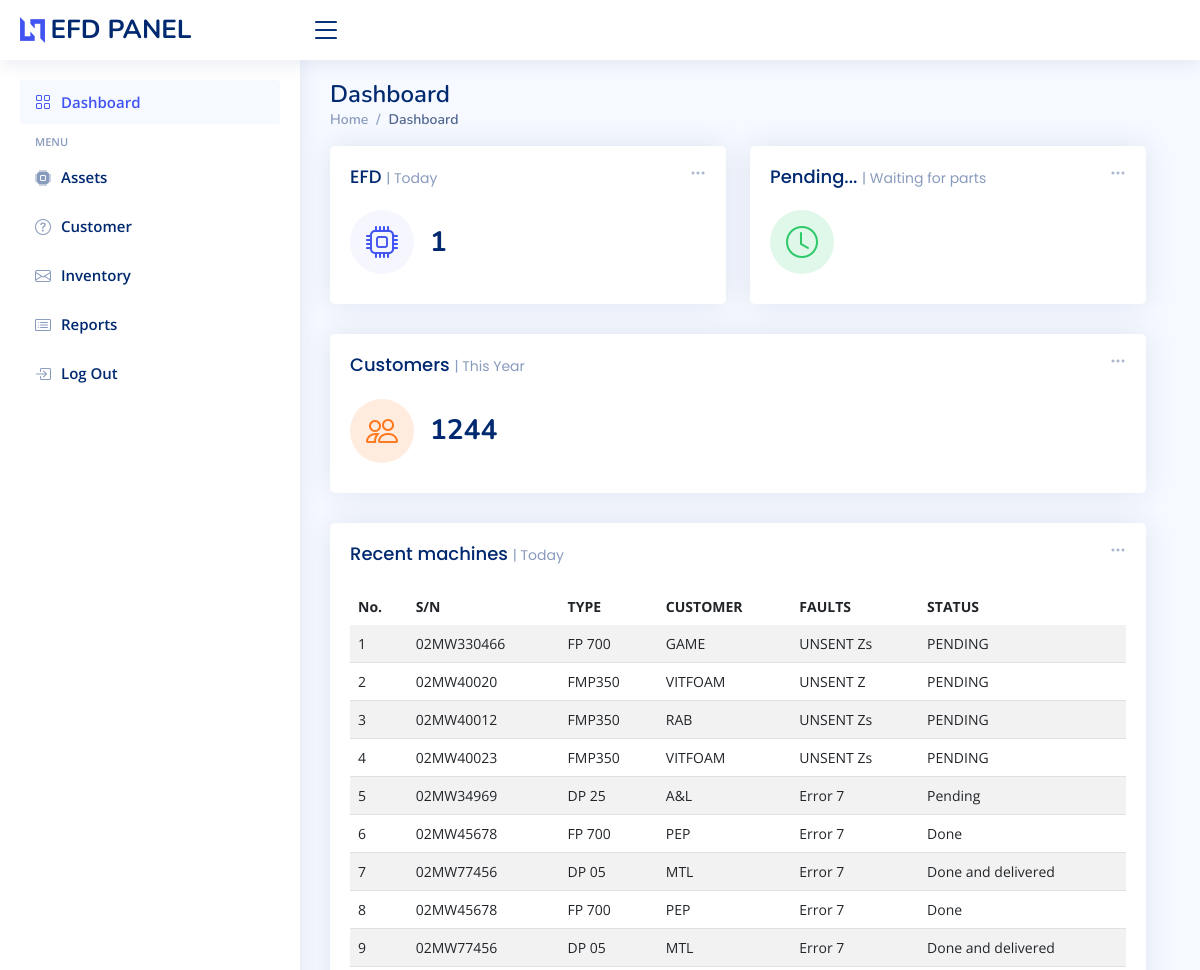
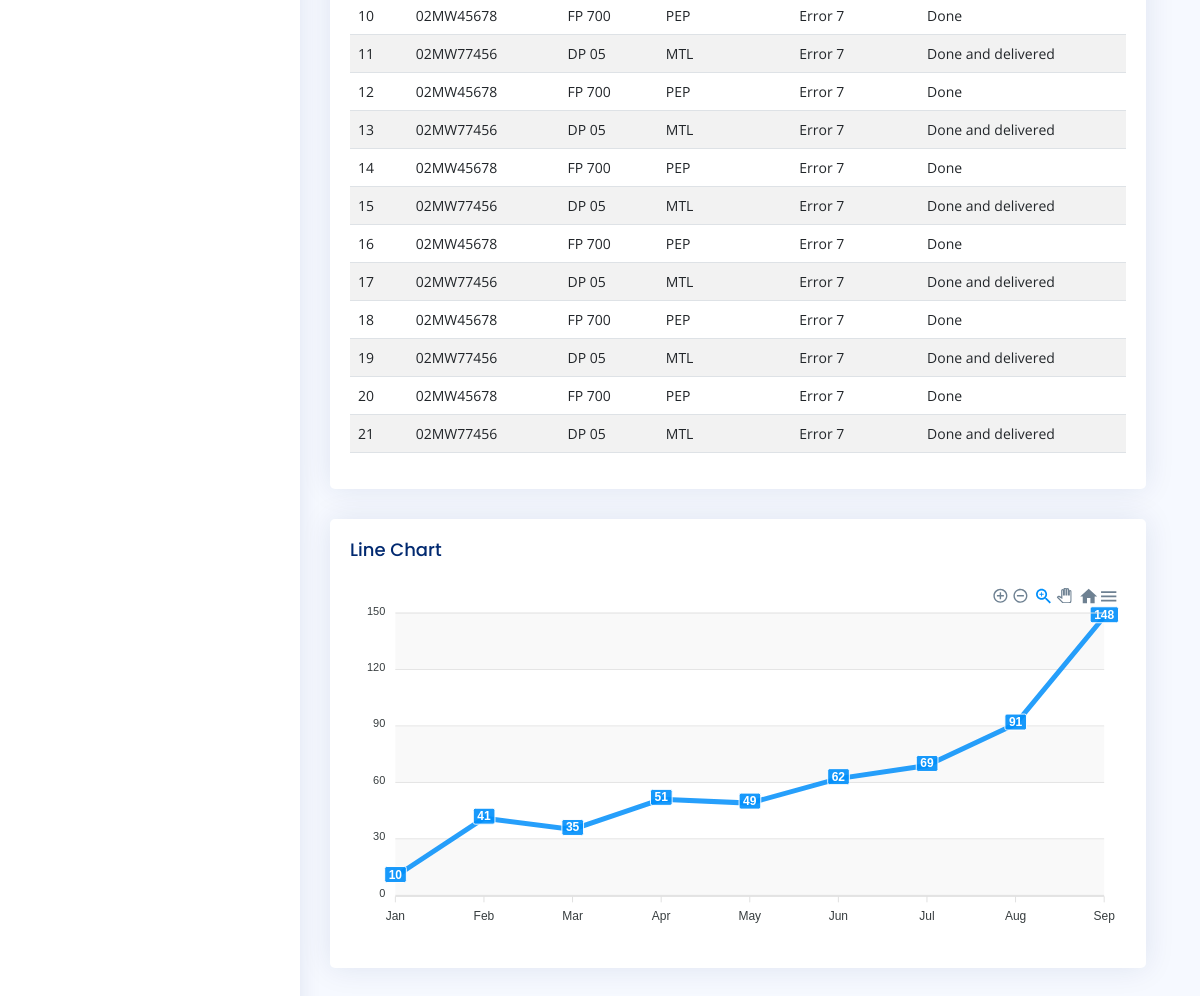
The page /dashboard.php (signed in) on the database its author committed (2 pictures, top to bottom).
### tables this page shows
CREATE TABLE IF NOT EXISTS `efdassets` (
  `id` int NOT NULL AUTO_INCREMENT,
  `s_n` varchar(500) DEFAULT NULL,
  `type` varchar(500) DEFAULT NULL,
  `customer` varchar(500) DEFAULT NULL,
  `Fault` varchar(200) DEFAULT NULL,
  `description` text,
  `status` varchar(255) DEFAULT NULL,
  `Date` datetime DEFAULT NULL ON UPDATE CURRENT_TIMESTAMP,
  PRIMARY KEY (`id`)
);

### dashboard.php (the view, shortened to what this page needs)
<?php
include('includes/config.php');
?>
<!DOCTYPE html>
<html lang="en">
<head>
  <link href="assets/vendor/bootstrap/css/bootstrap.min.css" rel="stylesheet">
  <link href="assets/vendor/bootstrap-icons/bootstrap-icons.css" rel="stylesheet">
  <link href="assets/vendor/boxicons/css/boxicons.min.css" rel="stylesheet">
  <link href="assets/vendor/quill/quill.snow.css" rel="stylesheet">
  <link href="assets/vendor/quill/quill.bubble.css" rel="stylesheet">
  <link href="assets/vendor/remixicon/remixicon.css" rel="stylesheet">
  <link href="assets/vendor/simple-datatables/style.css" rel="stylesheet">
  <link href="assets/css/style.css" rel="stylesheet">
</head>
<body>
  <header id="header" class="header fixed-top d-flex align-items-center">
    <div class="d-flex align-items-center justify-content-between">
      <a href="dashboard.php" class="logo d-flex align-items-center">
        <img src="assets/img/logo.png" alt="">
        <span class="d-none d-lg-block">EFD PANEL</span>
      </a>
      <i class="bi bi-list toggle-sidebar-btn"></i>
    </div>
  </header>
  <aside id="sidebar" class="sidebar">
    <ul class="sidebar-nav" id="sidebar-nav">
      <li class="nav-item">
        <a class="nav-link " href="dashboard.php">
          <i class="bi bi-grid"></i>
          <span>Dashboard</span>
        </a>
      </li>
      <li class="nav-heading">Menu</li>
      <li class="nav-item">
        <a class="nav-link collapsed" href="assets.php">
          <i class="bi bi-cpu-fill"></i>
          <span>Assets</span>
        </a>
      </li>
      <li class="nav-item">
        <a class="nav-link collapsed" href="customer.php">
          <i class="bi bi-question-circle"></i>
          <span>Customer</span>
        </a>
      </li>
      <li class="nav-item">
        <a class="nav-link collapsed" href="Inventory.php">
          <i class="bi bi-envelope"></i>
          <span>Inventory</span>
        </a>
      </li>
      <li class="nav-item">
        <a class="nav-link collapsed" href="report.php">
          <i class="bi bi-card-list"></i>
          <span>Reports</span>
        </a>
      </li>
      <li class="nav-item">
        <a class="nav-link collapsed" href="login.php">
          <i class="bi bi-box-arrow-in-right"></i>
          <span>Log Out</span>
        </a>
      </li>
    </ul>
  </aside>
  <main id="main" class="main">
    <div class="pagetitle">
      <h1>Dashboard</h1>
      <nav>
        <ol class="breadcrumb">
          <li class="breadcrumb-item"><a href="dashboard.php">Home</a></li>
          <li class="breadcrumb-item active">Dashboard</li>
        </ol>
      </nav>
    </div>
    <section class="section dashboard">
      <div class="row">
          <div class="row">
            <div class="col-xxl-4 col-md-6">
              <div class="card info-card sales-card">
                <div class="filter">
                  <a class="icon" href="#" data-bs-toggle="dropdown"><i class="bi bi-three-dots"></i></a>
                </div>
                <div class="card-body">
                  <h5 class="card-title">EFD <span>| Today</span></h5>
                  <div class="d-flex align-items-center">
                    <div class="card-icon rounded-circle d-flex align-items-center justify-content-center">
                      <i class="bi bi-cpu"></i>
                    </div>
                    <div class="ps-3">
                    <?php
                                                $result = "SELECT COUNT(*) AS rowCount FROM efdassets WHERE DATE(Date) = CURDATE()";
                                                $stmt = $mysqli->prepare($result);
                                                $stmt->execute();
                                                $stmt->bind_result($count);
                                                ?>
                      <h6><?php echo $count;?></h6>
                    </div>
                  </div>
                </div>
              </div>
            </div>
            <div class="col-xxl-4 col-md-6">
              <div class="card info-card revenue-card">
                <div class="filter">
                  <a class="icon" href="#" data-bs-toggle="dropdown"><i class="bi bi-three-dots"></i></a>
                </div>
                <div class="card-body">
                  <h5 class="card-title">Pending... <span>| Waiting for parts</span></h5>
                  <div class="d-flex align-items-center">
                    <div class="card-icon rounded-circle d-flex align-items-center justify-content-center">
                      <i class="bi bi-clock"></i>
                    </div>
                  </div>
                </div>
              </div>
            </div>
            <div class="col-xxl-4 col-xl-12">
              <div class="card info-card customers-card">
                <div class="filter">
                  <a class="icon" href="#" data-bs-toggle="dropdown"><i class="bi bi-three-dots"></i></a>
                </div>
                <div class="card-body">
                  <h5 class="card-title">Customers <span>| This Year</span></h5>
                  <div class="d-flex align-items-center">
                    <div class="card-icon rounded-circle d-flex align-items-center justify-content-center">
                      <i class="bi bi-people"></i>
                    </div>
                    <div class="ps-3">
                      <h6>1244</h6>
                    </div>
                  </div>
                </div>
              </div>
            </div>
            <div class="col-12">
              <div class="card recent-sales overflow-auto">
                <div class="filter">
                  <a class="icon" href="#" data-bs-toggle="dropdown"><i class="bi bi-three-dots"></i></a>
                </div>
                <div class="card-body">
                  <h5 class="card-title">Recent machines <span>| Today</span></h5>
                  <div class="table-responsive" >
                <table class="table table-striped datatable display nowrap" id="example">
                  <thead>
                    <tr>
                        <th scope="col">No.</th>
                      <th scope="col">S/N</th>
                      <th scope="col">TYPE</th>
                      <th scope="col">CUSTOMER</th>
                      <th scope="col">FAULTS</th>
                      <th scope="col">STATUS</th>
                    </tr>
                  </thead>
                  <tbody>
                  <?php
$ret="select * from efdassets order by Date DESC";
$stmt= $mysqli->prepare($ret) ;
$stmt->execute() ;
$res=$stmt->get_result();
$cnt=1;
while($row=$res->fetch_object())
	  {
	  	?>
<tr><td><?php echo $cnt;;?></td>
<td><?php echo $row->s_n;?></td>
<td><?php echo $row->type;?></td>
<td><?php echo $row->customer;?></td>
<td><?php echo $row->Fault;?></td>
<td ><?php echo $row->status;?></td>
</tr>
									<?php
$cnt=$cnt+1;
									 } ?>
                  </tbody>
                </table>
  </div>
                </div>
              </div>
            </div>
        <div class="col-lg-12">
          <div class="card">
            <div class="card-body">
              <h5 class="card-title">Line Chart</h5>
              <div id="lineChart"></div>
            </div>
          </div>
        </div>
          </div>
      </div>
    </section>
  </main>
</body>
</html>

### assets/css/style.css (style rules this page uses)
:root { scroll-behavior: smooth; }
body { font-family: "Open Sans", sans-serif; background: #f6f9ff; color: #444444; }
a { color: #4154f1; text-decoration: none; }
h1, h2, h3, h4, h5, h6 { font-family: "Nunito", sans-serif; }
#main { margin-top: 60px; padding: 20px 30px; transition: all 0.3s; }
.pagetitle { margin-bottom: 10px; }
.pagetitle h1 { font-size: 24px; margin-bottom: 0; font-weight: 600; color: #012970; }
.card { margin-bottom: 30px; border: none; border-radius: 5px; box-shadow: 0px 0 30px rgba(1, 41, 112, 0.1); }
.card-title { padding: 20px 0 15px 0; font-size: 18px; font-weight: 500; color: #012970; font-family: "Poppins", sans-serif; }
.card-title span { color: #899bbd; font-size: 14px; font-weight: 400; }
.card-body { padding: 0 20px 20px 20px; }
.breadcrumb { font-size: 14px; font-family: "Nunito", sans-serif; color: #899bbd; font-weight: 600; }
.breadcrumb a { color: #899bbd; transition: 0.3s; }
.breadcrumb .breadcrumb-item::before { color: #899bbd; }
.breadcrumb .active { color: #51678f; font-weight: 600; }
.logo { line-height: 1; }
@media (min-width: 1200px) { .logo { width: 280px; } }
.logo img { max-height: 26px; margin-right: 6px; }
.logo span { font-size: 26px; font-weight: 700; color: #012970; font-family: "Nunito", sans-serif; }
.header { transition: all 0.5s; z-index: 997; height: 60px; box-shadow: 0px 2px 20px rgba(1, 41, 112, 0.1); background-color: #fff; padding-left: 20px; }
.header .toggle-sidebar-btn { font-size: 32px; padding-left: 10px; cursor: pointer; color: #012970; }
.sidebar { position: fixed; top: 60px; left: 0; bottom: 0; width: 300px; z-index: 996; transition: all 0.3s; padding: 20px; overflow-y: auto; scrollbar-width: thin; scrollbar-color: #aab7cf transparent; box-shadow: 0px 0px 20px rgba(1, 41, 112, 0.1); background-color: #fff; }
@media (min-width: 1200px) { #main, #footer { margin-left: 300px; } }
.sidebar-nav { padding: 0; margin: 0; list-style: none; }
.sidebar-nav li { padding: 0; margin: 0; list-style: none; }
.sidebar-nav .nav-item { margin-bottom: 5px; }
.sidebar-nav .nav-heading { font-size: 11px; text-transform: uppercase; color: #899bbd; font-weight: 600; margin: 10px 0 5px 15px; }
.sidebar-nav .nav-link { display: flex; align-items: center; font-size: 15px; font-weight: 600; color: #4154f1; transition: 0.3; background: #f6f9ff; padding: 10px 15px; border-radius: 4px; }
.sidebar-nav .nav-link i { font-size: 16px; margin-right: 10px; color: #4154f1; }
.sidebar-nav .nav-link.collapsed { color: #012970; background: #fff; }
.sidebar-nav .nav-link.collapsed i { color: #899bbd; }
.dashboard .filter { position: absolute; right: 0px; top: 15px; }
.dashboard .filter .icon { color: #aab7cf; padding-right: 20px; padding-bottom: 5px; transition: 0.3s; font-size: 16px; }
.dashboard .info-card { padding-bottom: 10px; }
.dashboard .info-card h6 { font-size: 28px; color: #012970; font-weight: 700; margin: 0; padding: 0; }
.dashboard .card-icon { font-size: 32px; line-height: 0; width: 64px; height: 64px; flex-shrink: 0; flex-grow: 0; }
.dashboard .sales-card .card-icon { color: #4154f1; background: #f6f6fe; }
.dashboard .revenue-card .card-icon { color: #2eca6a; background: #e0f8e9; }
.dashboard .customers-card .card-icon { color: #ff771d; background: #ffecdf; }
.dashboard .recent-sales { font-size: 14px; }
.dashboard .recent-sales .table thead { background: #f6f6fe; }
.dashboard .recent-sales .table thead th { border: 0; }

### rows shown on the page
efdassets: s_n "02MW330466", type "FP 700", customer "GAME", Fault "UNSENT Zs", status "PENDING"
efdassets: s_n "02MW40020", type "FMP350", customer "VITFOAM", Fault "UNSENT Z", status "PENDING"
efdassets: s_n "02MW40012", type "FMP350", customer "RAB", Fault "UNSENT Zs", status "PENDING"
efdassets: s_n "02MW40023", type "FMP350", customer "VITFOAM", Fault "UNSENT Zs", status "PENDING"
efdassets: s_n "02MW34969", type "DP 25", customer "A&L", Fault "Error 7", status "Pending"
efdassets: s_n "02MW45678", type "FP 700", customer "PEP", Fault "Error 7", status "Done"
efdassets: s_n "02MW77456", type "DP 05", customer "MTL", Fault "Error 7", status "Done and delivered"
efdassets: s_n "02MW45678", type "FP 700", customer "PEP", Fault "Error 7", status "Done"
efdassets: s_n "02MW77456", type "DP 05", customer "MTL", Fault "Error 7", status "Done and delivered"
efdassets: s_n "02MW45678", type "FP 700", customer "PEP", Fault "Error 7", status "Done"
efdassets: s_n "02MW77456", type "DP 05", customer "MTL", Fault "Error 7", status "Done and delivered"
efdassets: s_n "02MW45678", type "FP 700", customer "PEP", Fault "Error 7", status "Done"
efdassets: s_n "02MW77456", type "DP 05", customer "MTL", Fault "Error 7", status "Done and delivered"
efdassets: s_n "02MW45678", type "FP 700", customer "PEP", Fault "Error 7", status "Done"
efdassets: s_n "02MW77456", type "DP 05", customer "MTL", Fault "Error 7", status "Done and delivered"
efdassets: s_n "02MW45678", type "FP 700", customer "PEP", Fault "Error 7", status "Done"
efdassets: s_n "02MW77456", type "DP 05", customer "MTL", Fault "Error 7", status "Done and delivered"
efdassets: s_n "02MW45678", type "FP 700", customer "PEP", Fault "Error 7", status "Done"
efdassets: s_n "02MW77456", type "DP 05", customer "MTL", Fault "Error 7", status "Done and delivered"
efdassets: s_n "02MW45678", type "FP 700", customer "PEP", Fault "Error 7", status "Done"
efdassets: s_n "02MW77456", type "DP 05", customer "MTL", Fault "Error 7", status "Done and delivered"

### other values the page prints
$count "1"
